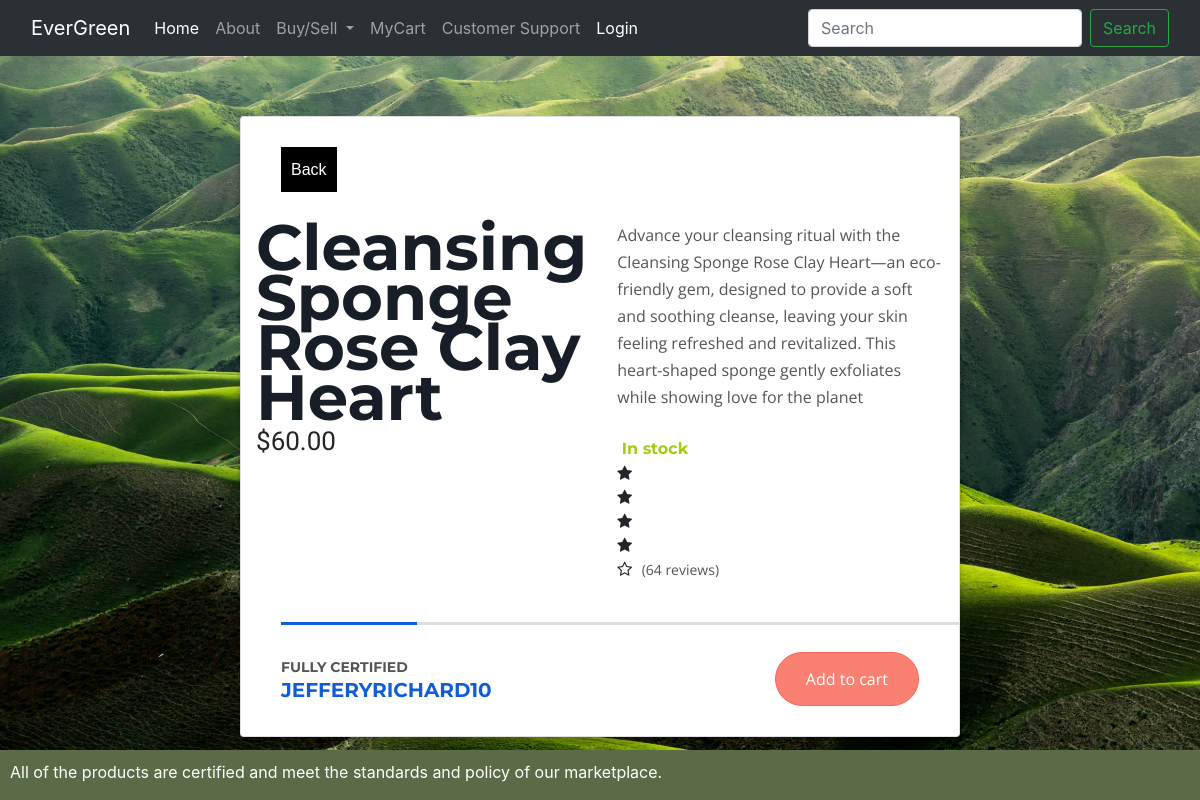
Page /product/6 on the committed database.
### product/models.py (models this page shows, shortened)
class Product(models.Model):
  product_name = models.CharField(max_length=200)
  category = models.ForeignKey(Category , on_delete=models.CASCADE ,  null=True)
  seller = models.ForeignKey(User , on_delete= models.CASCADE)
  product_description = models.TextField(null=True)
  price = models.DecimalField(max_digits=10000 , decimal_places=2)
  product_image = models.ImageField(null = True)
  verification_doc = models.ImageField(null = True)
  is_approved = models.BooleanField(default=False)
  listed_at = models.DateField(auto_now_add=True)
  image_link = models.CharField(max_length=1000 , null=True)

### pages/views.py (the view)
# urls.py: path('product/<int:id>' , product_view , name='product'),
def product_view(request , id):
  obj = Product.objects.get(pk=id)
  content = {
    'obj': obj
  }
  return render(request , 'product.html' , content)

### templates/product.html (shortened to what this page needs)
{% extends 'base.html'%}
{% load static %}
{% block content %}
<link rel="stylesheet" href="{% static 'product.css'%}">
<main>
  <div class="card">
    <div class="card__title">
      <div class="icon">
        <a href="{% url 'home'%}">Back</a>{% csrf_token %}
      </div>
    </div>
    <div class="card__body">
      <div class="half">
        <div class="featured_text">
          <h1>{{obj.product_name}}</h1>
          <p class="price">${{obj.price}}</p>
        </div>
        <div class="image">
        </div>
      </div>
      <div class="half">
        <div class="description">
          <p>{{obj.product_description}}</p>
        </div>
        <span class="stock"> In stock</span>
        <div class="reviews">
          <ul class="stars">
            <li><i class="fa fa-star"></i></li>
            <li><i class="fa fa-star"></i></li>
            <li><i class="fa fa-star"></i></li>
            <li><i class="fa fa-star"></i></li>
            <li><i class="fa fa-star-o"></i></li>
          </ul>
          <span>(64 reviews)</span>
        </div>
      </div>
    </div>
    <div class="card__footer">
      <div class="recommend">
        <p>Fully Certified</p>
        <h3>{{obj.seller.username}}</h3>
      </div>
      <form method="post" action="{% url 'cart' obj.pk %}">{% csrf_token %}
        <div class="action">
          <button type="submit" style="float: right;" onclick="{additem()}">Add to cart</button>
        </div>
      </form>
    </div>
  </div>
</main>
</body>
{% endblock %}

### static/style.css (style rules this page uses)
body { background-image: url('./bg1.jpg'); background-size: cover; }

### static/product.css (style rules this page uses)
main { max-width: 720px; margin: 5% auto; }
.card { box-shadow: 0 6px 6px rgba(0, 0, 0, 0.3); transition: 200ms; background: #fff; }
.card__title { display: flex; align-items: center; padding: 30px 40px; }
.card__title .icon { flex-basis:auto; flex-grow:auto; flex-shrink:auto; background:black ; color:#fff ; padding :10px ; transition :200ms ; }
.card__title .icon > a { color:#fff ; font-style: normal; font-family: sans-serif; text-decoration: none; }
.card__body { padding :0px ; display:flex ; flex-flow :row nowrap ; margin-bottom :25px ; }
.card__body > .half { box-sizing:border-box ; padding :0px 15px ; flex-basis:auto; flex-grow:auto; flex-shrink:auto; }
.card__body .featured_text h1 { margin :0px ; padding:0px ; font-weight:bold ; font-family:"Montserrat", sans-serif; font-size: 64px ; line-height:50px ; color:#181e28 ; }
.card__body .featured_text p { margin:0px ; padding :0px ; }
.card__body .featured_text p.price { font-family:"Fjalla One", sans-serif; color:#252525 ; font-size:26px ; }
.card__body .image { padding-top :15px ; width :100% ; }
.card__body .description { margin-bottom :25px; }
.card__body .description p { margin :0; font-family:"Open Sans", sans-serif; font-weight:normal ; line-height:27px; font-size:16px ; color:#555; }
span.stock { font-family:"Montserrat", sans-serif; font-weight:bold ; color:#a1cc16; }
.reviews .stars { display:inline-block ; list-style:none ; padding :0 ; }
.reviews > span { font-family:"Open Sans", sans-serif; font-size:14px ; margin-left :5px ; color:#555; }
.card__footer { padding :30px 40px ; display:flex ; flex-flow:row nowrap ; align-items:center ; position:relative ; justify-content: space-between; }
.card__footer::before { content:"" ; position:absolute ; display:block ; top:0; left:40px; width:calc(100% - 40px); height:3px; background:#115dd8; background:linear-gradient(to right, #115dd8 0%, #115dd8 20%, #ddd 20%, #ddd 100%); }
.card__footer .recommend { flex-basis:auto; flex-grow:auto; flex-shrink:auto; }
.card__footer .recommend p { margin :0; font-family:"Montserrat", sans-serif; text-transform:uppercase ; font-weight:bold ; font-size:14px ; color:#555; }
.card__footer .recommend h3 { margin :0 ; font-size:20px ; font-family:"Montserrat", sans-serif; font-weight:bold ; text-transform:uppercase ; color:#115dd8; }
.card__footer .action button { cursor:pointer; border:1px solid #f86555; padding :14px 30px ; border-radius :200px; color:#fff; background: #FA8072; font-family:"Open Sans", sans-serif; font-size:16px ; transition :200ms; }

### templates/base.html (style rules this page uses)
body { min-height: 100vh; display: flex; flex-direction: column; }

### rows in the picture
Product: product_name "Cleansing Sponge Rose Clay Heart", price "60.00", product_description "Advance your cleansing ritual with the Cleansing Sponge Rose Clay Heart—an eco-friendly gem, designed to provide a soft and soothing cleanse, leaving your skin feeling refreshed and revitalized. This heart-shaped sponge gently exfoliates while showing love for the planet", seller.username "JEFFERYRICHARD10"
